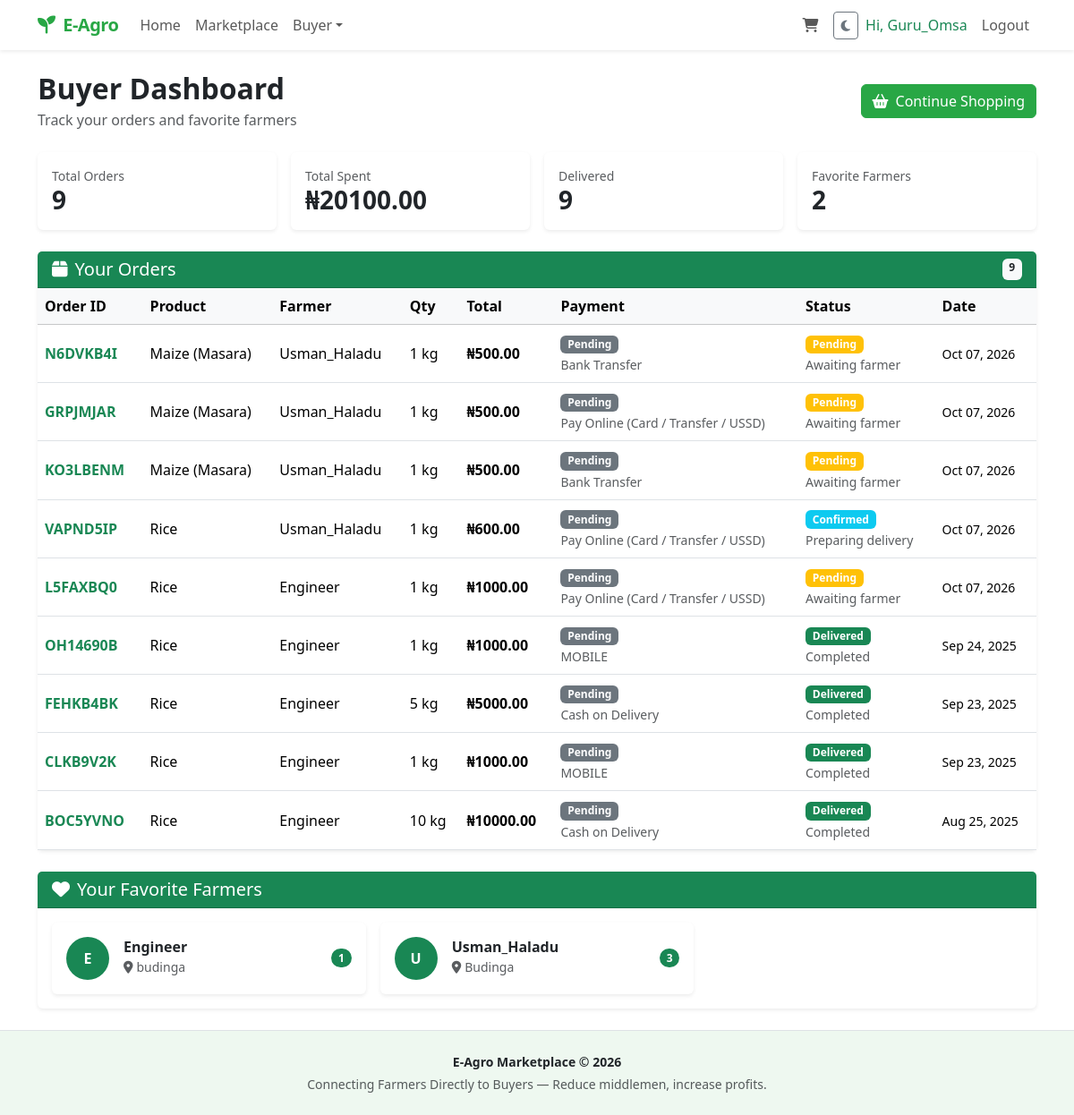
The page /marketplace/buyer-dashboard/ (signed in) on the database its author committed.
### marketplace/models.py (models this page shows, shortened)
class CustomUser(AbstractUser):
    USER_TYPE_CHOICES = (
        ('FARMER', 'Farmer'),
        ('BUYER', 'Buyer'),
    )
    user_type = models.CharField(max_length=10, choices=USER_TYPE_CHOICES, default='BUYER')
    phone_number = models.CharField(max_length=15, blank=True)
    address = models.TextField(blank=True)
    location = models.CharField(max_length=100, blank=True)
    created_at = models.DateTimeField(auto_now_add=True)
    def is_farmer(self):
        return self.user_type == 'FARMER'
    def is_buyer(self):
        return self.user_type == 'BUYER'

class Order(models.Model):
    PAYMENT_CHOICES = [
        ('CASH', 'Cash on Delivery'),
        ('BANK_TRANSFER', 'Bank Transfer'),
        ('PAYSTACK', 'Pay Online (Card / Transfer / USSD)'),
    ]
    STATUS_CHOICES = [
        ('PENDING', 'Pending'),
        ('CONFIRMED', 'Confirmed'),
        ('SHIPPED', 'Shipped'),
        ('DELIVERED', 'Delivered'),
        ('CANCELLED', 'Cancelled'),
    ]
    PAYMENT_STATUS_CHOICES = [
        ('PENDING', 'Pending'),
        ('PAID', 'Paid'),
        ('FAILED', 'Failed'),
        ('REFUNDED', 'Refunded'),
    ]
    order_id = models.CharField(max_length=10, unique=True, blank=True, editable=False)
    buyer = models.ForeignKey(CustomUser, on_delete=models.CASCADE, related_name='orders')
    product = models.ForeignKey(Product, on_delete=models.CASCADE, related_name='orders')
    quantity = models.PositiveIntegerField()
    price_at_order = models.DecimalField(max_digits=10, decimal_places=2)
    total_price = models.DecimalField(max_digits=10, decimal_places=2)
    payment_method = models.CharField(max_length=20, choices=PAYMENT_CHOICES)
    payment_status = models.CharField(
        max_length=20, choices=PAYMENT_STATUS_CHOICES, default='PENDING'
    )
    payment_reference = models.CharField(max_length=100, blank=True, db_index=True)
    paid_at = models.DateTimeField(null=True, blank=True)
    status = models.CharField(max_length=20, choices=STATUS_CHOICES, default='PENDING')
    delivery_address = models.TextField()
    buyer_phone = models.CharField(max_length=15, blank=True)
    order_date = models.DateTimeField(auto_now_add=True)
    updated_at = models.DateTimeField(auto_now=True)
    class Meta:
        ordering = ['-order_date']

class Product(models.Model):
    farmer = models.ForeignKey(CustomUser, on_delete=models.CASCADE, related_name='products')
    category = models.ForeignKey(Category, on_delete=models.SET_NULL, null=True, blank=True)
    name = models.CharField(max_length=100)
    description = models.TextField()
    price = models.DecimalField(max_digits=10, decimal_places=2)
    quantity = models.PositiveIntegerField()
    image = models.ImageField(upload_to='products/')
    created_at = models.DateTimeField(auto_now_add=True)
    updated_at = models.DateTimeField(auto_now=True)
    is_available = models.BooleanField(default=True)
    class Meta:
        ordering = ['-created_at']

### marketplace/views.py (the view)
# urls.py: path('buyer-dashboard/', views.buyer_dashboard, name='buyer_dashboard'),
@login_required
def buyer_dashboard(request):
    if not request.user.is_buyer():
        messages.error(request, "Only buyers can access this page.")
        return redirect('marketplace')
    orders = Order.objects.filter(buyer=request.user).select_related('product', 'product__farmer')
    total_spent = orders.aggregate(total=Sum('total_price'))['total'] or 0
    favorite_farmers = CustomUser.objects.filter(
        products__orders__buyer=request.user, user_type='FARMER'
    ).distinct()
    return render(request, 'marketplace/buyer_dashboard.html', {
        'orders': orders,
        'total_spent': total_spent,
        'favorite_farmers': favorite_farmers,
    })

### marketplace/context_processors.py (called while the page is built)
def cart_count(request):
    if request.user.is_authenticated and request.user.is_buyer():
        cart = Cart.objects.filter(buyer=request.user).first()
        return {'cart_count': cart.items.count() if cart else 0}
    return {'cart_count': 0}

### marketplace/templates/marketplace/buyer_dashboard.html (shortened to what this page needs)
{% extends 'base.html' %}
{% block content %}
<div class="d-flex justify-content-between align-items-center mb-4">
  <div>
    <h2 class="fw-bold mb-1">Buyer Dashboard</h2>
    <p class="text-muted mb-0">Track your orders and favorite farmers</p>
  </div>
  <a href="{% url 'marketplace' %}" class="btn btn-success">
    <i class="fas fa-shopping-basket me-2"></i>Continue Shopping
  </a>
</div>
<div class="row g-3 mb-4">
  <div class="col-md-3 col-6">
    <div class="card border-0 shadow-sm h-100">
      <div class="card-body">
        <div class="small text-muted">Total Orders</div>
        <h3 class="fw-bold mb-0">{{ orders.count }}</h3>
      </div>
    </div>
  </div>
  <div class="col-md-3 col-6">
    <div class="card border-0 shadow-sm h-100">
      <div class="card-body">
        <div class="small text-muted">Total Spent</div>
        <h3 class="fw-bold mb-0">₦{{ total_spent|floatformat:2 }}</h3>
      </div>
    </div>
  </div>
  <div class="col-md-3 col-6">
    <div class="card border-0 shadow-sm h-100">
      <div class="card-body">
        <div class="small text-muted">Delivered</div>
        <h3 class="fw-bold mb-0">
          {{ orders|length }} <small class="text-muted fs-6"></small>
        </h3>
      </div>
    </div>
  </div>
  <div class="col-md-3 col-6">
    <div class="card border-0 shadow-sm h-100">
      <div class="card-body">
        <div class="small text-muted">Favorite Farmers</div>
        <h3 class="fw-bold mb-0">{{ favorite_farmers|length }}</h3>
      </div>
    </div>
  </div>
</div>
<div class="card border-0 shadow-sm mb-4">
  <div class="card-header bg-success text-white d-flex justify-content-between">
    <h5 class="mb-0"><i class="fas fa-box me-2"></i>Your Orders</h5>
    <span class="badge bg-light text-dark">{{ orders.count }}</span>
  </div>
  <div class="card-body p-0">
    {% if orders %}
    <div class="table-responsive">
      <table class="table table-hover align-middle mb-0">
        <thead class="table-light">
          <tr>
            <th>Order ID</th>
            <th>Product</th>
            <th>Farmer</th>
            <th>Qty</th>
            <th>Total</th>
            <th>Payment</th>
            <th>Status</th>
            <th>Date</th>
          </tr>
        </thead>
        <tbody>
          {% for order in orders %}
          <tr>
            <td><strong class="text-success">{{ order.order_id }}</strong></td>
            <td>{{ order.product.name }}</td>
            <td>{{ order.product.farmer.username }}</td>
            <td>{{ order.quantity }} kg</td>
            <td class="fw-bold">₦{{ order.total_price }}</td>
            <td>
              <span class="badge bg-{% if order.payment_status == 'PAID' %}success{% else %}secondary{% endif %}">
                {{ order.get_payment_status_display }}
              </span>
              <br><small class="text-muted">{{ order.get_payment_method_display }}</small>
            </td>
            <td>
              <span class="badge bg-{% if order.status == 'PENDING' %}warning{% elif order.status == 'CONFIRMED' %}info{% elif order.status == 'DELIVERED' %}success{% elif order.status == 'CANCELLED' %}danger{% else %}secondary{% endif %}">
                {{ order.get_status_display }}
              </span>
              {% if order.status == 'PENDING' %}
                <br><small class="text-muted">Awaiting farmer</small>
              {% elif order.status == 'CONFIRMED' %}
                <br><small class="text-muted">Preparing delivery</small>
              {% elif order.status == 'DELIVERED' %}
                <br><small class="text-muted">Completed</small>
              {% endif %}
            </td>
            <td><small>{{ order.order_date|date:"M d, Y" }}</small></td>
          </tr>
          {% endfor %}
        </tbody>
      </table>
    </div>
    {% endif %}
  </div>
</div>
<div class="card border-0 shadow-sm">
  <div class="card-header bg-success text-white">
    <h5 class="mb-0"><i class="fas fa-heart me-2"></i>Your Favorite Farmers</h5>
  </div>
  <div class="card-body">
    {% if favorite_farmers %}
    <div class="row g-3">
      {% for farmer in favorite_farmers|slice:":6" %}
      <div class="col-md-4">
        <div class="card h-100 border-0 shadow-sm">
          <div class="card-body d-flex align-items-center">
            <div class="rounded-circle bg-success text-white d-flex align-items-center justify-content-center me-3"
                 style="width:48px;height:48px;font-weight:700;">
              {{ farmer.username|slice:":1"|upper }}
            </div>
            <div class="flex-grow-1">
              <h6 class="mb-0 fw-bold">{{ farmer.username }}</h6>
              {% if farmer.location %}
              <small class="text-muted">
                <i class="fas fa-map-marker-alt me-1"></i>{{ farmer.location }}
              </small>
              {% endif %}
            </div>
            <span class="badge bg-success rounded-pill">{{ farmer.products.count }}</span>
          </div>
        </div>
      </div>
      {% endfor %}
    </div>
    {% else %}
    <div class="alert alert-info mb-0">
      You don't have any favorite farmers yet. Place orders to discover great farmers!
    </div>
    {% endif %}
  </div>
</div>
{% endblock %}

### marketplace/templates/base.html (shortened to what this page needs)
{% load static %}
<!DOCTYPE html>
<html lang="en" data-bs-theme="light">
<head>
    <link href="https://cdn.jsdelivr.net/npm/bootstrap@5.3.3/dist/css/bootstrap.min.css" rel="stylesheet">
    <link rel="stylesheet" href="https://cdnjs.cloudflare.com/ajax/libs/font-awesome/6.5.1/css/all.min.css">
</head>
<body hx-headers='{"X-CSRFToken": "{{ csrf_token }}"}'>
<nav class="navbar navbar-expand-lg shadow-sm">
  <div class="container">
    <a class="navbar-brand" href="{% url 'home' %}">
      <i class="fas fa-seedling me-1"></i> E-Agro
    </a>
    <div class="collapse navbar-collapse" id="nav">
      <ul class="navbar-nav me-auto">
        <li class="nav-item">
          <a class="nav-link {% if request.resolver_match.url_name == 'home' %}active{% endif %}"
             href="{% url 'home' %}">Home</a>
        </li>
        <li class="nav-item">
          <a class="nav-link {% if request.resolver_match.url_name == 'marketplace' %}active{% endif %}"
             href="{% url 'marketplace' %}">Marketplace</a>
        </li>
        {% if user.is_authenticated %}
          {% if user.is_farmer %}
          <li class="nav-item dropdown">
            <a class="nav-link dropdown-toggle" href="#" data-bs-toggle="dropdown">Farmer</a>
            <ul class="dropdown-menu">
              <li><a class="dropdown-item" href="{% url 'add_product' %}">Add Product</a></li>
              <li><a class="dropdown-item" href="{% url 'farmer_dashboard' %}">Dashboard</a></li>
              <li><a class="dropdown-item" href="{% url 'farmer_bank_details' %}">Payout Settings</a></li>
            </ul>
          </li>
          {% elif user.is_buyer %}
          <li class="nav-item dropdown">
            <a class="nav-link dropdown-toggle" href="#" data-bs-toggle="dropdown">Buyer</a>
          </li>
          {% endif %}
        {% endif %}
      </ul>
      <ul class="navbar-nav ms-auto align-items-lg-center">
        {% if user.is_authenticated and user.is_buyer %}
        <li class="nav-item me-2">
          <a class="nav-link position-relative" href="{% url 'view_cart' %}">
            <i class="fas fa-shopping-cart"></i>
          </a>
        </li>
        {% endif %}
        <li class="nav-item">
          <button class="btn btn-sm btn-outline-secondary"
                  x-data
                  @click="
                    const html = document.documentElement;
                    const next = html.getAttribute('data-bs-theme') === 'dark' ? 'light' : 'dark';
                    html.setAttribute('data-bs-theme', next);
                    localStorage.setItem('theme', next);
                  ">
            <i class="fas fa-moon"></i>
          </button>
        </li>
        {% if user.is_authenticated %}
        <li class="nav-item"><span class="nav-link text-success">Hi, {{ user.username }}</span></li>
        <li class="nav-item">
          <form action="{% url 'logout' %}" method="post" class="d-inline">
            <button class="nav-link btn btn-link" style="border:0;background:none;">Logout</button>
          </form>
        </li>
        {% else %}
        <li class="nav-item"><a class="nav-link" href="{% url 'login' %}">Login</a></li>
        <li class="nav-item"><a class="btn btn-success btn-sm ms-2" href="{% url 'register' %}">Sign up</a></li>
        {% endif %}
      </ul>
    </div>
  </div>
</nav>
<main class="container my-4">
  {% block content %}{% endblock %}
</main>
<footer class="py-4 mt-auto border-top">
  <div class="container text-center small">
    <p class="mb-1 fw-bold">E-Agro Marketplace &copy; {% now "Y" %}</p>
    <p class="text-muted mb-0">Connecting Farmers Directly to Buyers — Reduce middlemen, increase profits.</p>
  </div>
</footer>
<div id="toast-container" class="toast-container position-fixed bottom-0 end-0 p-3"></div>
</body>
</html>

### marketplace/templates/base.html (style rules this page uses)
:root { --brand: #28a745; --brand-dark: #1e7e34; }
body { min-height: 100vh; display: flex; flex-direction: column; }
main { flex: 1; }
.navbar-brand { font-weight: 800; color: var(--brand) !important; letter-spacing: -0.5px; }
.navbar { position: sticky; top: 0; z-index: 1030; backdrop-filter: blur(10px); background: color-mix(in srgb, var(--bs-body-bg) 85%, transparent); }
.btn-success { background-color: var(--brand); border-color: var(--brand); }
footer { background: color-mix(in srgb, var(--bs-body-bg) 92%, var(--brand)); }
.toast-container { z-index: 1080; }

### rows shown on the page
CustomUser: username "Guru_Omsa"
Order: order_id "N6DVKB4I", product.name "Maize (Masara)", product.farmer.username "Usman_Haladu", quantity "1", total_price "500.00", payment_status "Pending", payment_method "Bank Transfer", status "Pending", shows "Awaiting farmer", order_date "Oct 07, 2026"
Order: order_id "GRPJMJAR", product.name "Maize (Masara)", product.farmer.username "Usman_Haladu", quantity "1", total_price "500.00", payment_status "Pending", payment_method "Pay Online (Card / Transfer / USSD)", status "Pending", shows "Awaiting farmer", order_date "Oct 07, 2026"
Order: order_id "KO3LBENM", product.name "Maize (Masara)", product.farmer.username "Usman_Haladu", quantity "1", total_price "500.00", payment_status "Pending", payment_method "Bank Transfer", status "Pending", shows "Awaiting farmer", order_date "Oct 07, 2026"
Order: order_id "VAPND5IP", product.name "Rice", product.farmer.username "Usman_Haladu", quantity "1", total_price "600.00", payment_status "Pending", payment_method "Pay Online (Card / Transfer / USSD)", status "Confirmed", shows "Preparing delivery", order_date "Oct 07, 2026"
Order: order_id "L5FAXBQ0", product.name "Rice", product.farmer.username "Engineer", quantity "1", total_price "1000.00", payment_status "Pending", payment_method "Pay Online (Card / Transfer / USSD)", status "Pending", shows "Awaiting farmer", order_date "Oct 07, 2026"
Order: order_id "OH14690B", product.name "Rice", product.farmer.username "Engineer", quantity "1", total_price "1000.00", payment_status "Pending", payment_method "MOBILE", status "Delivered", shows "Completed", order_date "Sep 24, 2025"
Order: order_id "FEHKB4BK", product.name "Rice", product.farmer.username "Engineer", quantity "5", total_price "5000.00", payment_status "Pending", payment_method "Cash on Delivery", status "Delivered", shows "Completed", order_date "Sep 23, 2025"
Order: order_id "CLKB9V2K", product.name "Rice", product.farmer.username "Engineer", quantity "1", total_price "1000.00", payment_status "Pending", payment_method "MOBILE", status "Delivered", shows "Completed", order_date "Sep 23, 2025"
Order: order_id "BOC5YVNO", product.name "Rice", product.farmer.username "Engineer", quantity "10", total_price "10000.00", payment_status "Pending", payment_method "Cash on Delivery", status "Delivered", shows "Completed", order_date "Aug 25, 2025"
CustomUser: username "E", username "Engineer", location "budinga", products.count "1"
CustomUser: username "U", username "Usman_Haladu", location "Budinga", products.count "3"

### other values the page prints
{{ orders.count }} "9"
{{ total_spent|floatformat:2 }} "20100.00"
{{ orders|length }} "9"
{{ favorite_farmers|length }} "2"
